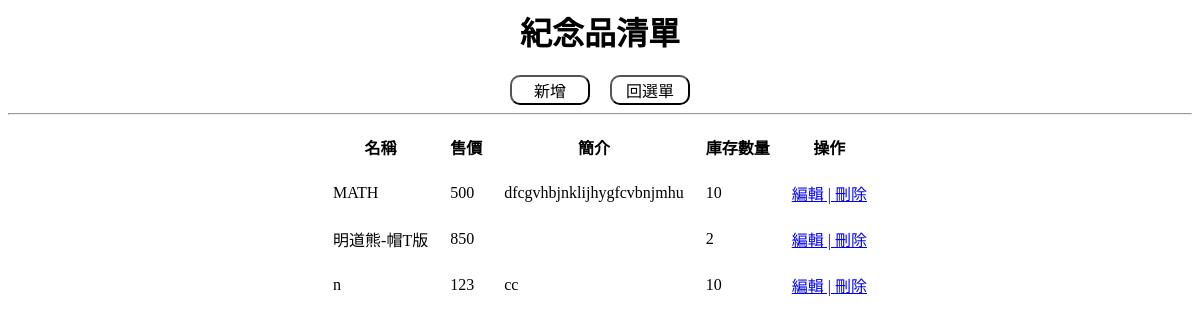
Page /back/souvenir.php on the committed database.
### tables this page shows
CREATE TABLE `souvenir` (
  `id` int(11) NOT NULL,
  `name` text NOT NULL,
  `intro` text NOT NULL,
  `price` int(11) NOT NULL,
  `img` text NOT NULL,
  `remain_count` int(11) NOT NULL,
  `update_time` timestamp NOT NULL DEFAULT current_timestamp()
);

### back/souvenir.php (the view, shortened to what this page needs)
<!doctype HTML5>
<html>
<head>
    <link rel="stylesheet" href="../css/back.css">
</head>
<body align="center">
<?php
include('../connect.php');
if(@!$_GET['action']){
    $sql = 'SELECT * FROM `souvenir`';
    $run = mysqli_query($con,$sql);
    echo '<h1>紀念品清單<span></h1>';
    echo '<button onclick=location.href="./souvenir.php?action=add" class="button_xs">新增</button> &emsp;';
    echo '<button onclick=location.href="./" class="button_xs">回選單</button><hr>';
    echo '<table align="center" cellpadding="10">';
    echo '
				<tr>
					<th>名稱</th>
					<th>售價</th>
					<th>簡介</th>
					<th>庫存數量</th>
					<th>操作</th>
				</tr>
			';
    while($row = mysqli_fetch_assoc($run)){
        echo '
				<tr>
					<td>'.$row['name'].'</td>
					<td>'.$row['price'].'</td>
					<td style="max-width:50vw;word-break:break-all;">'.$row['intro'].'</td>
					<td>'.$row['remain_count'].'</td>
					<td>
					<a href="souvenir.php?action=edit&&id='.$row['id'].'">編輯 | </a>
					<a href="souvenir.php?action=delete&&id='.$row['id'].'"> 刪除</a>
					</td>
				</tr>
			';
    }
    echo '</table>';
}
?>
<br><br>
</body>
</html>

### css/back.css (style rules this page uses)
.button_xs { background: transparent; border-radius: 10px; color: black; width: 80px; height: 30px; font-size: medium; }

### rows in the picture
souvenir: name "MATH", price "500", intro "dfcgvhbjnklijhygfcvbnjmhu", remain_count "10"
souvenir: name "明道熊-帽T版", price "850", remain_count "2"
souvenir: name "n", price "123", intro "cc", remain_count "10"
